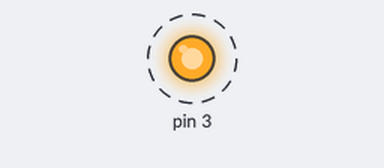
Simulated run of this sketch. Board: Arduino Uno, built with avr-gcc and run on an emulated ATmega328P. Parts: output pins drawn as LEDs (lit = HIGH). Dashed ring = blinking.

Above: at 0.05 s.
Timing chart, 0 to 3.0 s (numbered marks = the images above):
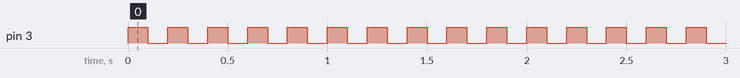

The sketch:

LED_1.ino
```cpp
void setup() {
  // put your setup code here, to run once:
  pinMode(3,OUTPUT);
}

void loop() {
  // put your main code here, to run repeatedly:
  digitalWrite(3,HIGH);
  delay(100);
  digitalWrite(3,LOW);
  delay(100);
}
```

Measured:
- by itself, pin 3: alternates HIGH for 0.10 s and LOW for 0.10 s
